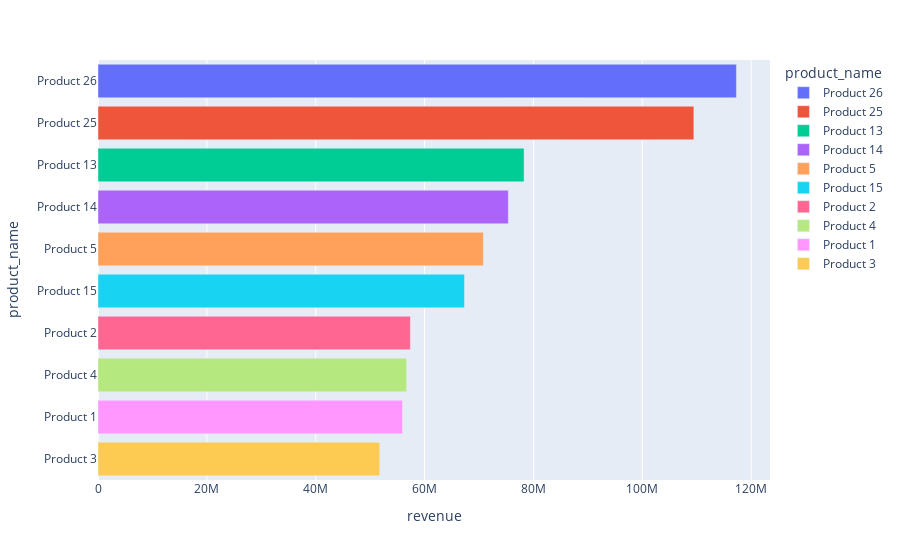

Notebook code cell kept with this figure:
### Code cell
px.bar(data_frame=top_prod,y='product_name',x='revenue',color='product_name').update_yaxes(categoryorder = 'total ascending')

### Figure 1 — Plotly figure (JSON) as saved in the notebook; plotly's stock layout.template omitted (floating-point values rounded to 4 significant figures)
{"data": [{"hovertemplate": "product_name=%{y}<br>revenue=%{x}<extra></extra>", "legendgroup": "Product 26", "marker": {"color": "#636efa", "pattern": {"shape": ""}}, "name": "Product 26", "orientation": "h", "showlegend": true, "textposition": "auto", "type": "bar", "x": [117300000.0], "xaxis": "x", "y": ["Product 26"], "yaxis": "y"}, {"hovertemplate": "product_name=%{y}<br>revenue=%{x}<extra></extra>", "legendgroup": "Product 25", "marker": {"color": "#EF553B", "pattern": {"shape": ""}}, "name": "Product 25", "orientation": "h", "showlegend": true, "textposition": "auto", "type": "bar", "x": [109500000.0], "xaxis": "x", "y": ["Product 25"], "yaxis": "y"}, {"hovertemplate": "product_name=%{y}<br>revenue=%{x}<extra></extra>", "legendgroup": "Product 13", "marker": {"color": "#00cc96", "pattern": {"shape": ""}}, "name": "Product 13", "orientation": "h", "showlegend": true, "textposition": "auto", "type": "bar", "x": [78280000.0], "xaxis": "x", "y": ["Product 13"], "yaxis": "y"}, {"hovertemplate": "product_name=%{y}<br>revenue=%{x}<extra></extra>", "legendgroup": "Product 14", "marker": {"color": "#ab63fa", "pattern": {"shape": ""}}, "name": "Product 14", "orientation": "h", "showlegend": true, "textposition": "auto", "type": "bar", "x": [75390000.0], "xaxis": "x", "y": ["Product 14"], "yaxis": "y"}, {"hovertemplate": "product_name=%{y}<br>revenue=%{x}<extra></extra>", "legendgroup": "Product 5", "marker": {"color": "#FFA15A", "pattern": {"shape": ""}}, "name": "Product 5", "orientation": "h", "showlegend": true, "textposition": "auto", "type": "bar", "x": [70800000.0], "xaxis": "x", "y": ["Product 5"], "yaxis": "y"}, {"hovertemplate": "product_name=%{y}<br>revenue=%{x}<extra></extra>", "legendgroup": "Product 15", "marker": {"color": "#19d3f3", "pattern": {"shape": ""}}, "name": "Product 15", "orientation": "h", "showlegend": true, "textposition": "auto", "type": "bar", "x": [67330000.0], "xaxis": "x", "y": ["Product 15"], "yaxis": "y"}, {"hovertemplate": "product_name=%{y}<br>revenue=%{x}<extra></extra>", "legendgroup": "Product 2", "marker": {"color": "#FF6692", "pattern": {"shape": ""}}, "name": "Product 2", "orientation": "h", "showlegend": true, "textposition": "auto", "type": "bar", "x": [57400000.0], "xaxis": "x", "y": ["Product 2"], "yaxis": "y"}, {"hovertemplate": "product_name=%{y}<br>revenue=%{x}<extra></extra>", "legendgroup": "Product 4", "marker": {"color": "#B6E880", "pattern": {"shape": ""}}, "name": "Product 4", "orientation": "h", "showlegend": true, "textposition": "auto", "type": "bar", "x": [56700000.0], "xaxis": "x", "y": ["Product 4"], "yaxis": "y"}, {"hovertemplate": "product_name=%{y}<br>revenue=%{x}<extra></extra>", "legendgroup": "Product 1", "marker": {"color": "#FF97FF", "pattern": {"shape": ""}}, "name": "Product 1", "orientation": "h", "showlegend": true, "textposition": "auto", "type": "bar", "x": [55950000.0], "xaxis": "x", "y": ["Product 1"], "yaxis": "y"}, {"hovertemplate": "product_name=%{y}<br>revenue=%{x}<extra></extra>", "legendgroup": "Product 3", "marker": {"color": "#FECB52", "pattern": {"shape": ""}}, "name": "Product 3", "orientation": "h", "showlegend": true, "textposition": "auto", "type": "bar", "x": [51760000.0], "xaxis": "x", "y": ["Product 3"], "yaxis": "y"}], "layout": {"barmode": "relative", "legend": {"title": {"text": "product_name"}, "tracegroupgap": 0}, "margin": {"t": 60}, "xaxis": {"anchor": "y", "domain": [0, 1], "title": {"text": "revenue"}}, "yaxis": {"anchor": "x", "categoryarray": ["Product 3", "Product 1", "Product 4", "Product 2", "Product 15", "Product 5", "Product 14", "Product 13", "Product 25", "Product 26"], "categoryorder": "total ascending", "domain": [0, 1], "title": {"text": "product_name"}}}}
